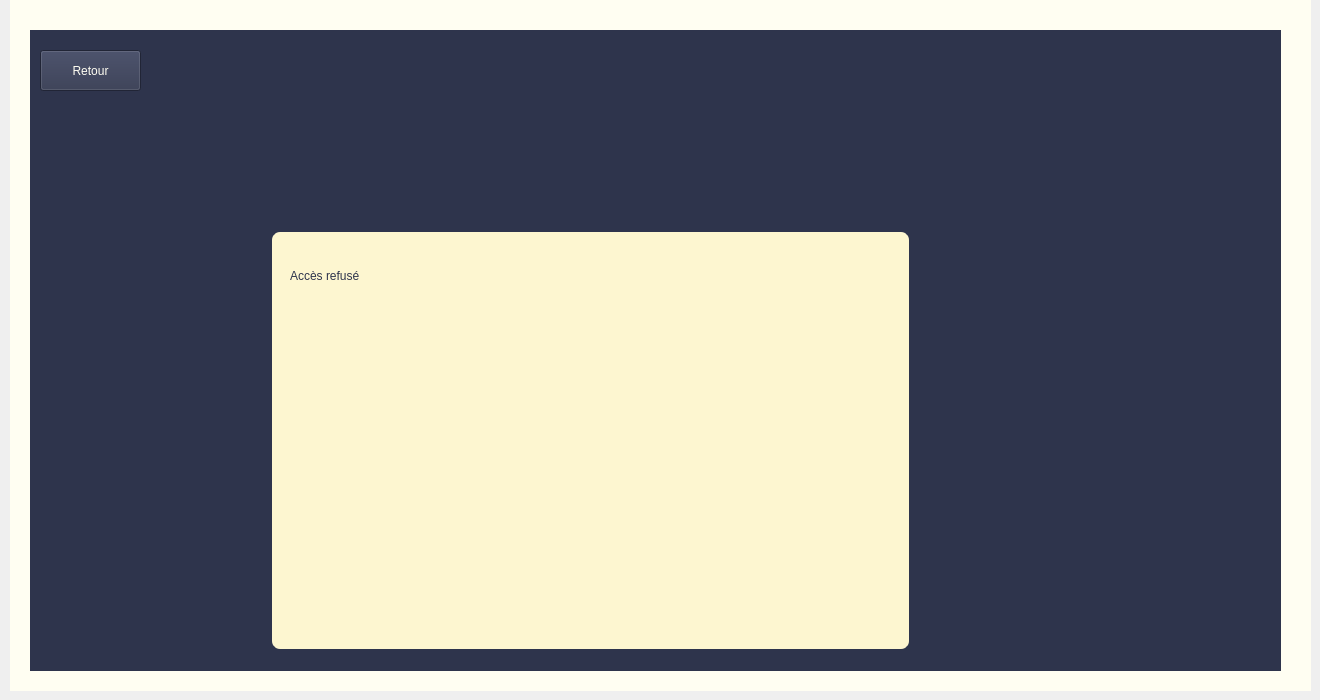
   <widget class="QWidget" name="page_4">
    <widget class="QLabel" name="label_93">
     <property name="geometry">
      <rect>
       <x>30</x>
       <y>30</y>
       <width>1251</width>
       <height>641</height>
      </rect>
     </property>
     <property name="styleSheet">
      <string notr="true">color: rgb(46, 52, 76);
background-color: rgb(46, 52, 76);</string>
     </property>
     <property name="text">
      <string>TextLabel</string>
     </property>
    </widget>
    <widget class="QLabel" name="label_94">
     <property name="geometry">
      <rect>
       <x>10</x>
       <y>0</y>
       <width>1301</width>
       <height>691</height>
      </rect>
     </property>
     <property name="styleSheet">
      <string notr="true">background-color: rgb(255, 254, 242);</string>
     </property>
     <property name="text">
      <string/>
     </property>
    </widget>
    <widget class="QLabel" name="logo_12">
     <property name="geometry">
      <rect>
       <x>490</x>
       <y>50</y>
       <width>191</width>
       <height>161</height>
      </rect>
     </property>
     <property name="styleSheet">
      <string notr="true">
image: url(:/pic/logo.png);</string>
     </property>
     <property name="text">
      <string/>
     </property>
     <property name="pixmap">
      <pixmap>../joueur/logo.png</pixmap>
     </property>
     <property name="scaledContents">
      <bool>true</bool>
     </property>
    </widget>
    <widget class="QLabel" name="label_95">
     <property name="geometry">
      <rect>
       <x>370</x>
       <y>440</y>
       <width>151</width>
       <height>51</height>
      </rect>
     </property>
     <property name="styleSheet">
      <string notr="true">color: rgb(46, 52, 76);
font: 20pt &quot;Haettenschweiler&quot;;</string>
     </property>
     <property name="text">
      <string>autorisé</string>
     </property>
    </widget>
    <widget class="QLabel" name="label_96">
     <property name="geometry">
      <rect>
       <x>270</x>
       <y>230</y>
       <width>641</width>
       <height>421</height>
      </rect>
     </property>
     <property name="styleSheet">
      <string notr="true">QLabel {
    border-radius: 10px;
    background-color: rgb(253, 246, 208);
    font: 16pt &quot;Haettenschweiler&quot;;  /* Augmenté de 14pt à 16pt */
    color: rgb(46, 52, 76);
    border: 2px solid #2E344C;
    padding: 5px;
    qproperty-alignment: AlignCenter;  /* Centre le texte horizontalement et verticalement */
}
QLabel {
    border: 2px solid #2E344C;  /* Border color */
    padding: 5px;               /* Optional: Adds space inside the label */
}

</string>
     </property>
     <property name="text">
      <string/>
     </property>
    </widget>
    <widget class="QLabel" name="label_97">
     <property name="geometry">
      <rect>
       <x>290</x>
       <y>250</y>
       <width>191</width>
       <height>51</height>
      </rect>
     </property>
     <property name="styleSheet">
      <string notr="true">color: rgb(46, 52, 76);
font: 20pt &quot;Haettenschweiler&quot;;</string>
     </property>
     <property name="text">
      <string>Accès refusé</string>
     </property>
    </widget>
    <widget class="QPushButton" name="pushButton_retour_4">
     <property name="geometry">
      <rect>
       <x>40</x>
       <y>50</y>
       <width>101</width>
       <height>41</height>
      </rect>
     </property>
     <property name="styleSheet">
      <string notr="true">background-color: rgb(46, 52, 76);
font: 12pt &quot;Haettenschweiler&quot;;
color: rgb(255, 254, 242);</string>
     </property>
     <property name="text">
      <string>Retour</string>
     </property>
    </widget>
    <widget class="QLabel" name="label_28">
     <property name="geometry">
      <rect>
       <x>480</x>
       <y>330</y>
       <width>211</width>
       <height>171</height>
      </rect>
     </property>
     <property name="styleSheet">
      <string notr="true">image: url(:/pic/delete.png);</string>
     </property>
     <property name="text">
      <string/>
     </property>
    </widget>
    <zorder>label_94</zorder>
    <zorder>label_93</zorder>
    <zorder>logo_12</zorder>
    <zorder>label_95</zorder>
    <zorder>label_96</zorder>
    <zorder>label_97</zorder>
    <zorder>pushButton_retour_4</zorder>
    <zorder>label_28</zorder>
   </widget>
